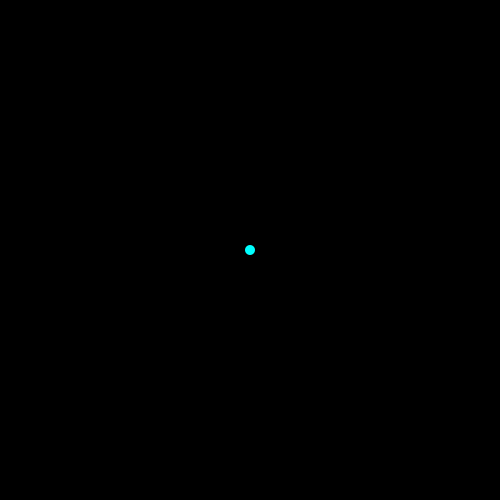
Frame 1 (no input)
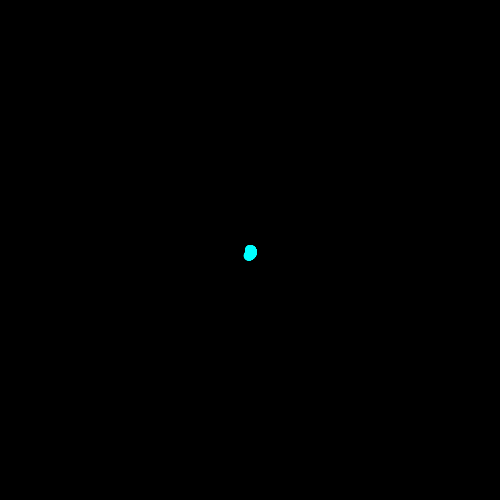
Frame 60 (the mouse pressed at the canvas centre just before this capture)
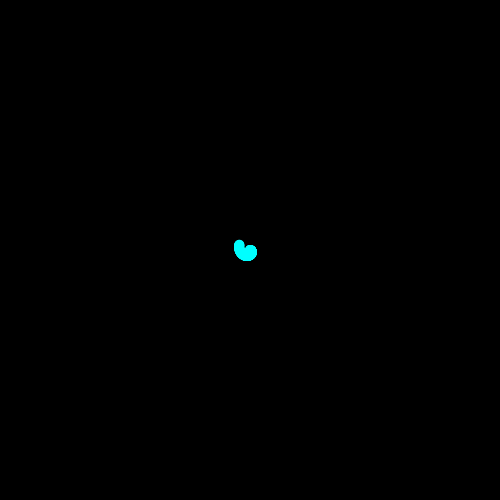
Frame 120 (the mouse held since frame 60 and released just before this capture)

The Processing sketch that drew these frames (run headless with seeded random() and noise(); from frame 60 on, the mouse is pressed at the canvas centre):

// Processing sketch: day4_04b_time_Spiral
// ── day4_04b_time_Spiral.pde
//MAKE A SPIRAL
//using frameCount

float r = 0;
float speed = 0.03;

void setup() {
  size(500,500);
  background(0);
  smooth();
}

void draw() {
  
  float x = r * cos(frameCount * speed);
  float y = r * sin(frameCount * speed);
  
//  translate(width/2, height/2);
  fill(0,255,255);
  noStroke();
  ellipse(x+width/2, y+height/2, 10, 10);
  
  r += 0.1;
}
